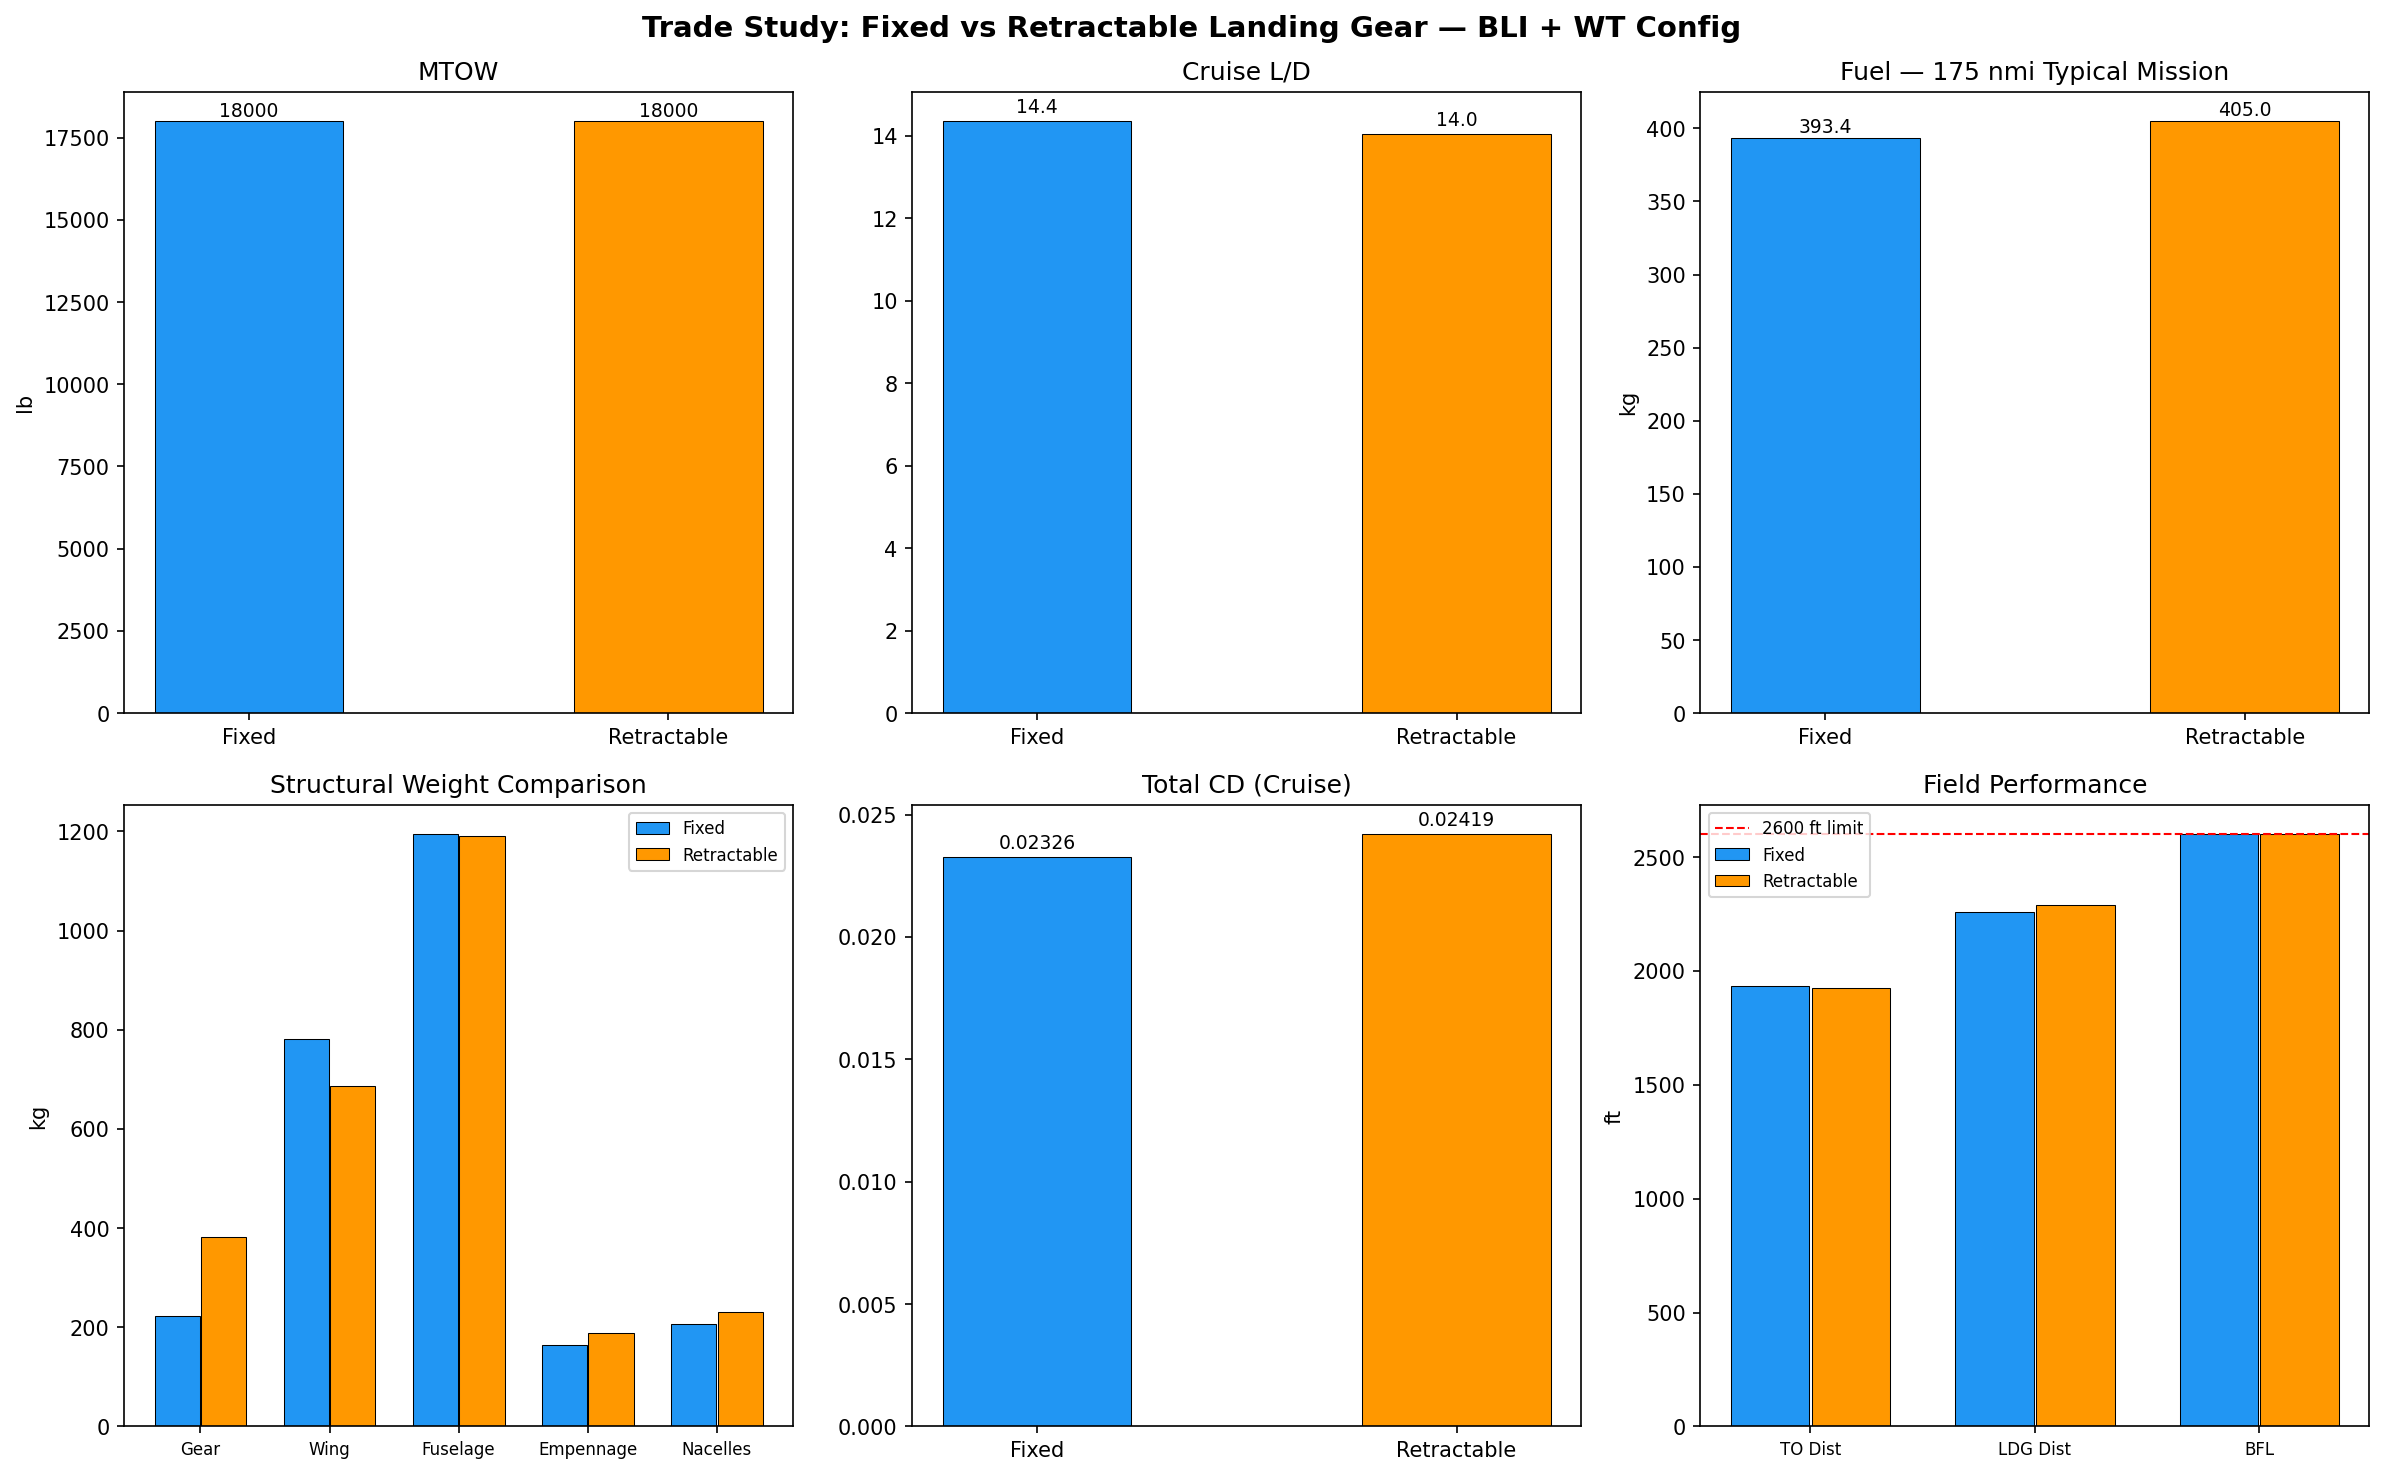

The script that saved this image:
"""
Trade Study: Fixed vs Retractable Landing Gear — BLI + WT Config (BLI_Big)
==========================================================================

Compares two landing gear configurations on the BLI_Big aircraft:

  1. **Fixed gear** (baseline):
     - Gear weight = 70% of Raymer retractable (no retraction mechanism)
     - CDA_misc = 0.20 m² (includes fixed gear fairings drag)

  2. **Retractable gear**:
     - Gear weight = 120% of Raymer retractable (retraction mechanism, actuators, doors)
     - CDA_misc = 0.15 m² (gear retracts flush in cruise, removing ~0.05 m²)

Both configurations are optimised for minimum typical-mission fuel burn
(175 nmi) while satisfying all BLI_Big constraints (field length, OEI,
stability, etc.).

Usage:
    python tradestudy_landing_gear.py
"""

import aerosandbox as asb
import aerosandbox.numpy as np
from aerosandbox.tools import units as u

# MBSE requirements
from requirements import load_requirements, get_limit, validate_solution

# Propulsion models
from aerosandbox.library.power_turboshaft import (
    power_turboshaft,
    thermal_efficiency_turboshaft,
)
from aerosandbox.library.propulsion_electric import (
    mass_battery_pack,
    mass_motor_electric,
    mass_ESC,
)
from aerosandbox.library.propulsion_propeller import (
    propeller_shaft_power_from_thrust,
    mass_gearbox,
)

# Field length
from aerosandbox.library.field_lengths import field_length_analysis_torenbeek

# Weight estimation
from aerosandbox.library.weights import raymer_cargo_transport_weights as raymer_wt
from aerosandbox.library.weights import torenbeek_weights as torenbeek_wt
from aerosandbox.library.weights.raymer_miscellaneous import (
    mass_passenger,
    mass_seat,
    mass_lavatories,
)


##### Section: PEGASUS Wing Weight Model #####

def wing_weight_pegasus(
        wing_area=578.,
        wing_ar=11.08,
        wing_taper=0.547,
        wing_af_thickness=0.14,
        mtow=44000.,
        battery_weight_ratio=0.35,
        engine_inboard_weight=900.,
        engine_inboard_eta=0.392,
        engine_outboard_weight=1800.,
        engine_outboard_eta=0.99,
):
    estimate = (-763.654116272738) + 66.6533463708713 * wing_ar + 436.788492704573 * wing_taper +1.21715502571785 * wing_area + -2950.25309234943 * wing_af_thickness + 0.0163144157953134 * mtow + -35.3096443123149 * battery_weight_ratio + -0.0230719745324687 * engine_inboard_weight + -152.537262155881 * engine_inboard_eta + -0.078580212183211 * engine_outboard_weight + -217.296864650889 * engine_outboard_eta + (wing_ar - 11.089463482063) * ((wing_ar -11.089463482063) * 3.32515028103463) + (wing_ar - 11.089463482063) * ((wing_taper -0.549316967122807) * 80.0810304968525) + (wing_ar - 11.089463482063) * ((wing_area -578.352162689163) * 0.0679869849011377) + (wing_ar - 11.089463482063) * (( wing_af_thickness - 0.140046114226006) * -632.721055431577) + (wing_ar - 11.089463482063) * ((mtow - 45067.1269825181) * 0.00235424149828414) + (wing_ar - 11.089463482063) * ((battery_weight_ratio - 0.304891299969045) * -14.6950965049355) + (wing_ar -11.089463482063) * ((engine_inboard_weight - 901.045007855934) * -0.0045676649394544) + ( wing_ar - 11.089463482063) * ((engine_inboard_eta - 0.375467167887513) * -31.7948952878013) + (wing_ar - 11.089463482063) * ((engine_outboard_weight - 1798.4504628483) * -0.0130605611336943) + (wing_ar - 11.089463482063) * ((engine_outboard_eta -0.844749104111456) * -49.7660905560111) + (wing_taper - 0.549316967122807) * ((wing_taper - 0.549316967122807) * 208.043958071801) + (wing_taper - 0.549316967122807) * ((wing_area - 578.352162689163) * 0.399566153569777) + (wing_taper - 0.549316967122807) * (( wing_af_thickness - 0.140046114226006) * -4681.22845517446) + (wing_taper - 0.549316967122807) * ((mtow - 45067.1269825181) * 0.0148168755374293) + (wing_taper - 0.549316967122807) * ((battery_weight_ratio - 0.304891299969045) * -19.1906778245744) + (wing_taper -0.549316967122807) * ((engine_inboard_weight - 901.045007855934) * 0.0170718428289706) + ( wing_taper - 0.549316967122807) * ((engine_inboard_eta - 0.375467167887513) * -135.424552441368 ) + (wing_taper - 0.549316967122807) * ((engine_outboard_weight - 1798.4504628483) * -0.057278134745046) + (wing_taper - 0.549316967122807) * ((engine_outboard_eta -0.844749104111456) * -174.466282246233) + (wing_area - 578.352162689163) * ((wing_area - 578.352162689163) * -0.000188690713945717) + (wing_area - 578.352162689163) * (( wing_af_thickness - 0.140046114226006) * -2.30265260237845) + (wing_area - 578.352162689163) * ((mtow - 45067.1269825181) * 0.0000151058790758956) + (wing_area - 578.352162689163 ) * ((battery_weight_ratio - 0.304891299969045) * 0.410596598562827) + (wing_area -578.352162689163) * ((engine_inboard_weight - 901.045007855934) * -0.0000233386805120355) + ( wing_area - 578.352162689163) * ((engine_inboard_eta - 0.375467167887513) * -0.0881905271304493) + (wing_area - 578.352162689163) * ((engine_outboard_weight - 1798.4504628483 ) * -0.0000546839233665841) + (wing_area - 578.352162689163) * ((engine_outboard_eta -0.844749104111456) * -0.305520724576287) + (wing_af_thickness - 0.140046114226006) * (( wing_af_thickness - 0.140046114226006) * 36135.7252036525) + (wing_af_thickness -0.140046114226006) * ((mtow - 45067.1269825181) * -0.129022665411152) + ( wing_af_thickness - 0.140046114226006) * ((battery_weight_ratio - 0.304891299969045) * -156.216624212617) + (wing_af_thickness - 0.140046114226006) * ((engine_inboard_weight -901.045007855934) * 0.455452785051827) + (wing_af_thickness - 0.140046114226006) * (( engine_inboard_eta - 0.375467167887513) * 1651.39734196954) + (wing_af_thickness -0.140046114226006) * ((engine_outboard_weight - 1798.4504628483) * 0.437340687962727) + ( wing_af_thickness - 0.140046114226006) * ((engine_outboard_eta - 0.844749104111456) * 1793.27103669289) + (mtow - 45067.1269825181) * ((mtow - 45067.1269825181) * 0.000000075413179298) + (mtow - 45067.1269825181) * ((battery_weight_ratio -0.304891299969045) * -0.000406171183132496) + (mtow - 45067.1269825181) * (( engine_inboard_weight - 901.045007855934) * -0.0000003900624341104) + (mtow - 45067.1269825181) * ((engine_inboard_eta - 0.375467167887513) * -0.00296434684811031) + (mtow -45067.1269825181) * ((engine_outboard_weight - 1798.4504628483) * -0.0000010065281736412) + ( mtow - 45067.1269825181) * ((engine_outboard_eta - 0.844749104111456) * -0.00230199459363745) + (battery_weight_ratio - 0.304891299969045) * ((battery_weight_ratio -0.304891299969045) * 136.188540688368) + (battery_weight_ratio - 0.304891299969045) * (( engine_inboard_weight - 901.045007855934) * 0.123471075162514) + (battery_weight_ratio -0.304891299969045) * ((engine_inboard_eta - 0.375467167887513) * 90.7460647792041) + ( battery_weight_ratio - 0.304891299969045) * ((engine_outboard_weight - 1798.4504628483) * 0.0198872946728822) + (battery_weight_ratio - 0.304891299969045) * ((engine_outboard_eta -0.844749104111456) * 55.0181153025222) + (engine_inboard_weight - 901.045007855934) * (( engine_inboard_weight - 901.045007855934) * 0.0000236389247774922) + (engine_inboard_weight -901.045007855934) * ((engine_inboard_eta - 0.375467167887513) * -0.09370310791469) + ( engine_inboard_weight - 901.045007855934) * ((engine_outboard_weight - 1798.4504628483) * 0.0000166647330951795) + (engine_inboard_weight - 901.045007855934) * ((engine_outboard_eta -0.844749104111456) * 0.0410735845461825) + (engine_inboard_eta - 0.375467167887513) * (( engine_inboard_eta - 0.375467167887513) * -236.984105322582) + (engine_inboard_eta -0.375467167887513) * ((engine_outboard_weight - 1798.4504628483) * 0.0401404174385669) + ( engine_inboard_eta - 0.375467167887513) * ((engine_outboard_eta - 0.844749104111456) * -141.822798401132) + (engine_outboard_weight - 1798.4504628483) * ((engine_outboard_weight -1798.4504628483) * 0.0000168826355194513) + (engine_outboard_weight - 1798.4504628483) * (( engine_outboard_eta - 0.844749104111456) * -0.0816642024504058) + (engine_outboard_eta -0.844749104111456) * ((engine_outboard_eta - 0.844749104111456) * 487.31877454063)
    return estimate


# ======================================================================
#  Optimisation wrapper — parameterised by landing gear configuration
# ======================================================================

def run_bli_big(gear_type="fixed"):
    """
    Run the full BLI_Big optimisation.

    Parameters
    ----------
    gear_type : str
        "fixed"       — lighter gear (0.7×), higher CDA_misc (0.20 m²)
        "retractable" — heavier gear (1.0×), lower CDA_misc  (0.10 m²)

    Returns
    -------
    dict with all key results for comparison.
    """
    assert gear_type in ("fixed", "retractable")

    reqs = load_requirements()

    # --- Landing gear parameters ---
    if gear_type == "fixed":
        gear_weight_factor = 0.70        # No retraction mechanism
        CDA_misc = 0.20                  # Fixed gear fairings + protuberances
    else:
        gear_weight_factor = 1.20        # Retraction mechanism, actuators, doors add 20%
        CDA_misc = 0.10                  # Gear retracts flush, removing ~0.10 m²

    ##### Section: Mission Constants #####

    n_pax = 19
    n_crew = 2
    payload_mass = 6000 * u.lbm
    cruise_speed = 200 * u.knot
    field_length_req = 2600 * u.foot
    n_engines = 2
    design_range_max = 350 * u.naut_mile
    design_range_typical = 175 * u.naut_mile
    ultimate_load_factor = 1.5 * 3.0
    CL_max = 2.4
    g = 9.81

    wingtip_propeller_efficiency_bonus = 1.15
    generator_efficiency = 0.93

    fuel_density = 820
    fuel_specific_energy = 43.02e6

    battery_cell_specific_energy = 350
    battery_pack_cell_fraction = 0.70
    battery_max_dod = 0.80

    bli_drag_reduction_factor = 0.10
    bli_propeller_CoP = 0.80

    fuse_length = 16
    fuse_cabin_width = 1.9
    fuse_cabin_height = 1.85
    nose_length = 2.5
    cabin_length = 7.1
    tail_length = fuse_length - nose_length - cabin_length

    tail_arm = 7.0

    ##### Section: Optimization Setup #####

    opti = asb.Opti()

    ##### Section: Design Variables #####

    cruise_altitude = opti.variable(
        init_guess=7000 * u.foot, lower_bound=3000 * u.foot, upper_bound=10000 * u.foot
    )
    design_mass_TOGW = opti.variable(
        init_guess=7700, log_transform=True, lower_bound=4000, upper_bound=18000
    )
    wing_span = opti.variable(
        init_guess=17.7, lower_bound=10, upper_bound=25
    )
    wing_root_chord = opti.variable(
        init_guess=2.6, lower_bound=1.5, upper_bound=4.0
    )
    cruise_alpha = opti.variable(
        init_guess=3.0, lower_bound=-2, upper_bound=10
    )
    mass_turboshaft_per_engine = opti.variable(
        init_guess=130, log_transform=True, lower_bound=50, upper_bound=400
    )
    propeller_diameter = opti.variable(
        init_guess=2.8, lower_bound=1.0, upper_bound=3.0
    )
    hybridization_factor = opti.variable(
        init_guess=0.25, lower_bound=0.20, upper_bound=0.70
    )
    battery_capacity_Wh = opti.variable(
        init_guess=50000, log_transform=True, lower_bound=5000, upper_bound=500000
    )
    fuel_mass = opti.variable(
        init_guess=800, log_transform=True, lower_bound=50, upper_bound=3000
    )
    thrust_at_liftoff = opti.variable(
        init_guess=7700 * g * 0.30, log_transform=True, lower_bound=5000
    )
    bli_motor_power = opti.variable(
        init_guess=150000, log_transform=True, lower_bound=20000, upper_bound=500000
    )
    bli_propeller_diameter = opti.variable(
        init_guess=1.2, lower_bound=0.6, upper_bound=1.8
    )
    bli_thrust_at_liftoff = opti.variable(
        init_guess=2000, lower_bound=100, log_transform=True
    )
    x_cg_battery = opti.variable(
        init_guess=nose_length + 0.25 * cabin_length,
        lower_bound=nose_length + 0.5,
        upper_bound=nose_length + cabin_length - 0.5,
    )
    thrust_wingtip_oei_reduced = opti.variable(
        init_guess=5000, lower_bound=100, log_transform=True
    )
    vstab_span_val = opti.variable(
        init_guess=2.5, lower_bound=1.5, upper_bound=6.0
    )
    vstab_root_chord_val = opti.variable(
        init_guess=2.2, lower_bound=1.2, upper_bound=5
    )
    vstab_taper_ratio = 0.5
    vstab_tip_chord_val = vstab_root_chord_val * vstab_taper_ratio
    vstab_area = (vstab_root_chord_val + vstab_tip_chord_val) / 2 * vstab_span_val

    hstab_area = opti.variable(
        init_guess=8.0, lower_bound=3.0, upper_bound=15.0
    )
    hstab_aspect_ratio = opti.variable(
        init_guess=4.0, lower_bound=3.0, upper_bound=6.0
    )
    hstab_taper_ratio = 0.5

    hstab_span_val = (hstab_area * hstab_aspect_ratio) ** 0.5
    hstab_root_chord_val = 2 * hstab_area / (hstab_span_val * (1 + hstab_taper_ratio))
    hstab_tip_chord_val = hstab_root_chord_val * hstab_taper_ratio

    wing_taper_ratio = 0.45
    wing_tip_chord = wing_root_chord * wing_taper_ratio
    wing_mean_chord = (wing_root_chord + wing_tip_chord) / 2

    ##### Section: Aircraft Geometry #####

    fuse = asb.Fuselage(
        name="Fuselage",
        xsecs=[
            asb.FuselageXSec(xyz_c=[0, 0, 0], width=0, height=0),
            asb.FuselageXSec(
                xyz_c=[nose_length * 0.5, 0, -0.05],
                width=fuse_cabin_width * 0.7, height=fuse_cabin_height * 0.7, shape=2.5,
            ),
            asb.FuselageXSec(
                xyz_c=[nose_length, 0, 0],
                width=fuse_cabin_width, height=fuse_cabin_height, shape=2.5,
            ),
            asb.FuselageXSec(
                xyz_c=[nose_length + cabin_length, 0, 0],
                width=fuse_cabin_width, height=fuse_cabin_height, shape=2.5,
            ),
            asb.FuselageXSec(
                xyz_c=[nose_length + cabin_length + tail_length * 0.6, 0, 0.25],
                width=fuse_cabin_width * 0.5, height=fuse_cabin_height * 0.5, shape=2.0,
            ),
            asb.FuselageXSec(xyz_c=[fuse_length, 0, 0.5], width=0.40, height=0.40),
        ],
    )

    wing_x_le = 0.40 * fuse_length - 0.25 * wing_root_chord
    wing_z_le = 0.5 * fuse_cabin_height

    flap = asb.ControlSurface(name="Flap", symmetric=True, deflection=0, hinge_point=0.75)
    aileron = asb.ControlSurface(name="Aileron", symmetric=False, deflection=0, hinge_point=0.75)

    wing = asb.Wing(
        name="Main Wing",
        symmetric=True,
        xsecs=[
            asb.WingXSec(
                xyz_le=[0, 0, 0], chord=wing_root_chord, twist=2,
                airfoil=asb.Airfoil("naca23018"), control_surfaces=[flap],
            ),
            asb.WingXSec(
                xyz_le=[
                    0.6 * wing_span / 2 * np.tand(3),
                    0.6 * wing_span / 2,
                    0.6 * wing_span / 2 * np.tand(2),
                ],
                chord=wing_root_chord * 0.70, twist=0,
                airfoil=asb.Airfoil("naca23015"), control_surfaces=[aileron],
            ),
            asb.WingXSec(
                xyz_le=[
                    wing_span / 2 * np.tand(3),
                    wing_span / 2,
                    wing_span / 2 * np.tand(2),
                ],
                chord=wing_tip_chord, twist=-1,
                airfoil=asb.Airfoil("naca23015"),
            ),
        ],
    ).translate([wing_x_le, 0, wing_z_le])

    elevator = asb.ControlSurface(name="Elevator", symmetric=True, deflection=0, hinge_point=0.70)
    hstab_x_le = wing_x_le + 0.25 * wing_root_chord + tail_arm - 0.25 * hstab_root_chord_val

    rudder = asb.ControlSurface(name="Rudder", symmetric=True, deflection=0, hinge_point=0.70)
    vstab_z_le = 0.3
    hstab_z_le = vstab_z_le + vstab_span_val
    vstab_x_le = hstab_x_le - vstab_span_val * np.tand(30)

    vstab = asb.Wing(
        name="Vertical Stabilizer",
        symmetric=False,
        xsecs=[
            asb.WingXSec(
                xyz_le=[0, 0, 0], chord=vstab_root_chord_val,
                airfoil=asb.Airfoil("naca0012"), control_surfaces=[rudder],
            ),
            asb.WingXSec(
                xyz_le=[vstab_span_val * np.tand(30), 0, vstab_span_val],
                chord=vstab_tip_chord_val, airfoil=asb.Airfoil("naca0010"),
            ),
        ],
    ).translate([vstab_x_le, 0, vstab_z_le])

    hstab = asb.Wing(
        name="Horizontal Stabilizer",
        symmetric=True,
        xsecs=[
            asb.WingXSec(
                xyz_le=[0, 0, 0], chord=hstab_root_chord_val,
                airfoil=asb.Airfoil("naca0012"), control_surfaces=[elevator],
            ),
            asb.WingXSec(
                xyz_le=[hstab_span_val / 2 * np.tand(10), hstab_span_val / 2, 0],
                chord=hstab_tip_chord_val, airfoil=asb.Airfoil("naca0010"),
            ),
        ],
    ).translate([hstab_x_le, 0, hstab_z_le])

    bli_propulsor = asb.Propulsor(
        name="BLI Pusher",
        xyz_c=[fuse_length + 0.3, 0, 0.5],
        xyz_normal=[1, 0, 0],
        radius=bli_propeller_diameter / 2,
        length=0.3,
    )

    airplane = asb.Airplane(
        name="HE-19 Hybrid Electric Turboprop + BLI",
        xyz_ref=[wing_x_le + 0.25 * wing_root_chord, 0, 0],
        wings=[wing, hstab, vstab],
        fuselages=[fuse],
        propulsors=[bli_propulsor],
    )

    ##### Section: Aerodynamic Analysis (Cruise) #####

    cruise_atmo = asb.Atmosphere(altitude=cruise_altitude)
    cruise_op_point = asb.OperatingPoint(
        atmosphere=cruise_atmo,
        velocity=cruise_speed,
        alpha=cruise_alpha,
    )

    aero = asb.AeroBuildup(
        airplane=airplane,
        op_point=cruise_op_point,
    ).run()

    wing_area = wing.area()

    drag_correction_factor = 1.10

    CD_misc = CDA_misc / wing_area
    CL_cruise = aero["CL"]
    CD_cruise = aero["CD"] * drag_correction_factor + CD_misc
    L_over_D_cruise = CL_cruise / CD_cruise

    q_cruise = 0.5 * cruise_atmo.density() * cruise_speed ** 2
    drag_cruise = CD_cruise * q_cruise * wing_area

    drag_effective_cruise = drag_cruise * (1 - bli_drag_reduction_factor)
    drag_bli_wake_fill = drag_cruise * bli_drag_reduction_factor

    ##### Section: Weight Breakdown #####

    wing_to_hstab_distance = tail_arm
    m_hstab = raymer_wt.mass_hstab(
        hstab=hstab,
        design_mass_TOGW=design_mass_TOGW,
        ultimate_load_factor=ultimate_load_factor,
        wing_to_hstab_distance=wing_to_hstab_distance,
        fuselage_width_at_hstab_intersection=fuse_cabin_width,
    )

    wing_to_vstab_distance = tail_arm * 0.95
    m_vstab = raymer_wt.mass_vstab(
        vstab=vstab,
        design_mass_TOGW=design_mass_TOGW,
        ultimate_load_factor=ultimate_load_factor,
        wing_to_vstab_distance=wing_to_vstab_distance,
    )

    m_fuselage = raymer_wt.mass_fuselage(
        fuselage=fuse,
        design_mass_TOGW=design_mass_TOGW,
        ultimate_load_factor=ultimate_load_factor,
        L_over_D=L_over_D_cruise,
        main_wing=wing,
        n_cargo_doors=1,
        landing_gear_mounted_on_fuselage=False,
    )

    # Landing gear — key trade variable
    atmo_sl = asb.Atmosphere(altitude=0)
    V_stall_sl = np.sqrt(
        2 * design_mass_TOGW * g / (atmo_sl.density() * wing_area * CL_max)
    )

    m_mlg = raymer_wt.mass_main_landing_gear(
        main_gear_length=0.8,
        landing_speed=V_stall_sl * 1.3,
        design_mass_TOGW=design_mass_TOGW,
        n_wheels=4,
        n_shock_struts=2,
    ) * gear_weight_factor

    m_nlg = raymer_wt.mass_nose_landing_gear(
        nose_gear_length=0.6,
        design_mass_TOGW=design_mass_TOGW,
        n_wheels=2,
    ) * gear_weight_factor

    nacelle_length = 1.8
    nacelle_width = 0.7
    nacelle_height = 0.7

    m_nacelles = raymer_wt.mass_nacelles(
        nacelle_length=nacelle_length,
        nacelle_width=nacelle_width,
        nacelle_height=nacelle_height,
        ultimate_load_factor=ultimate_load_factor,
        mass_per_engine=mass_turboshaft_per_engine,
        n_engines=n_engines,
        engines_have_propellers=True,
    )

    m_instruments = raymer_wt.mass_instruments(
        fuselage=fuse,
        main_wing=wing,
        n_engines=n_engines,
        n_crew=n_crew,
        engine_is_turboprop=True,
    )

    m_electrical = raymer_wt.mass_electrical(
        system_electrical_power_rating=50000,
        electrical_routing_distance=fuse_length * 0.6,
        n_engines=n_engines,
    )

    m_furnishings = raymer_wt.mass_furnishings(
        n_crew=n_crew,
        mass_cargo=payload_mass,
        fuselage=fuse,
    )

    cabin_volume = (
        np.pi * (fuse_cabin_width / 2) * (fuse_cabin_height / 2) * cabin_length
    )

    m_ac = raymer_wt.mass_air_conditioning(
        n_crew=n_crew,
        n_pax=n_pax,
        volume_pressurized=cabin_volume,
        mass_uninstalled_avionics=200 * u.lbm,
    )

    m_anti_ice = raymer_wt.mass_anti_ice(design_mass_TOGW=design_mass_TOGW)

    fuel_volume = fuel_mass / fuel_density
    m_fuel_system = raymer_wt.mass_fuel_system(
        fuel_volume=fuel_volume,
        n_tanks=2,
        fraction_in_integral_tanks=1.0,
    )

    # Propulsion
    power_per_turboshaft = power_turboshaft(mass_turboshaft_per_engine) * .8
    m_turboshaft_total = mass_turboshaft_per_engine * n_engines

    electric_power_per_engine = (
        hybridization_factor / (1 - hybridization_factor) * power_per_turboshaft
    )

    motor_power_density = 5000  # W/kg (5 kW/kg, aircraft-class certified electric motor)
    m_motor_per_engine = electric_power_per_engine / motor_power_density
    m_motor_total = m_motor_per_engine * n_engines

    m_esc_per_engine = mass_ESC(electric_power_per_engine)
    m_esc_total = m_esc_per_engine * n_engines

    m_battery = mass_battery_pack(
        battery_capacity_Wh,
        battery_cell_specific_energy_Wh_kg=battery_cell_specific_energy,
        battery_pack_cell_fraction=battery_pack_cell_fraction,
    )

    total_power_per_propeller = power_per_turboshaft + electric_power_per_engine
    m_propeller_each = torenbeek_wt.mass_propeller(
        propeller_diameter=propeller_diameter,
        propeller_power=total_power_per_propeller,
        n_blades=4,
    ) * 0.35
    m_propellers_total = m_propeller_each * n_engines

    turboshaft_output_rpm = 33000
    propeller_rpm = 1700
    m_gearbox_each = mass_gearbox(
        power=total_power_per_propeller,
        rpm_in=turboshaft_output_rpm,
        rpm_out=propeller_rpm,
    )
    m_gearbox_total = m_gearbox_each * n_engines

    m_bli_motor = bli_motor_power / motor_power_density  # 5 kW/kg
    m_bli_esc = mass_ESC(bli_motor_power)
    m_bli_propeller = torenbeek_wt.mass_propeller(
        propeller_diameter=bli_propeller_diameter,
        propeller_power=bli_motor_power,
        n_blades=5,
    ) * 0.35
    m_bli_nacelle = 0.10 * m_bli_motor + 15

    wing_aspect_ratio = wing_span ** 2 / wing_area

    V_NE = cruise_speed * 1.40
    V_flap = V_stall_sl * 1.8

    suspended_mass_approx = design_mass_TOGW * 0.92

    m_wing_basic = torenbeek_wt.mass_wing_basic_structure(
        wing=wing,
        design_mass_TOGW=design_mass_TOGW,
        ultimate_load_factor=ultimate_load_factor,
        suspended_mass=suspended_mass_approx,
        never_exceed_airspeed=V_NE,
        main_gear_mounted_to_wing=False,
        k_e=0.90,
    )
    m_wing_hld = torenbeek_wt.mass_wing_high_lift_devices(
        wing=wing,
        max_airspeed_for_flaps=V_flap,
        flap_deflection_angle=30,
    )
    m_wing_spoilers = torenbeek_wt.mass_wing_spoilers_and_speedbrakes(
        wing=wing,
        mass_basic_wing=m_wing_basic,
    )
    m_wing = m_wing_basic + 1.2 * (m_wing_hld + m_wing_spoilers)

    m_pax = n_pax * mass_passenger
    m_seats = n_pax * mass_seat("passenger") + n_crew * mass_seat("flight_deck")
    m_lavs = mass_lavatories(n_pax, aircraft_type="short-haul")
    m_flight_controls = 0.02 * design_mass_TOGW

    ##### Section: Total Weight #####

    mass_empty = (
        m_wing + m_hstab + m_vstab + m_fuselage
        + m_mlg + m_nlg + m_nacelles
        + m_turboshaft_total + m_motor_total + m_esc_total
        + m_propellers_total + m_gearbox_total
        + m_fuel_system
        + m_bli_motor + m_bli_esc + m_bli_propeller + m_bli_nacelle
        + m_instruments + m_electrical + m_furnishings
        + m_ac + m_anti_ice + m_flight_controls
        + m_seats + m_lavs
    )

    mass_total = mass_empty + payload_mass + fuel_mass + m_battery

    ##### Section: CG, Neutral Point & Static Margin #####

    wing_MAC = (2 / 3) * wing_root_chord * (
        1 + wing_taper_ratio + wing_taper_ratio ** 2
    ) / (1 + wing_taper_ratio)

    wing_sweep_LE = 3
    y_MAC = (wing_span / 6) * (1 + 2 * wing_taper_ratio) / (1 + wing_taper_ratio)
    x_MAC_le = wing_x_le + y_MAC * np.tand(wing_sweep_LE)

    x_ac_wing = x_MAC_le + 0.25 * wing_MAC

    x_cg_wing = x_MAC_le + 0.40 * wing_MAC
    x_cg_hstab = hstab_x_le + 0.42 * (hstab_root_chord_val + hstab_tip_chord_val) / 2
    x_cg_vstab = vstab_x_le + 0.42 * (vstab_root_chord_val + vstab_tip_chord_val) / 2
    x_cg_fuselage = 0.45 * fuse_length
    x_cg_mlg = wing_x_le + 0.55 * wing_mean_chord
    x_cg_nlg = 0.80 * nose_length

    x_wingtip_le = wing_x_le + (wing_span / 2) * np.tand(wing_sweep_LE)
    x_cg_nacelles = x_wingtip_le + 0.30 * wing_tip_chord
    x_cg_turboshaft = x_cg_nacelles
    x_cg_motors_wingtip = x_cg_nacelles
    x_cg_esc_wingtip = x_cg_nacelles - 0.2
    x_cg_propellers = x_cg_nacelles - 0.4
    x_cg_gearbox = x_cg_nacelles

    x_cg_bli_motor = fuse_length - 0.2
    x_cg_bli_esc = fuse_length - 0.5
    x_cg_bli_prop = fuse_length + 0.3
    x_cg_bli_nacelle = fuse_length + 0.1

    x_cg_fuel = x_MAC_le + 0.35 * wing_MAC
    x_cg_fuel_system = x_cg_fuel
    x_cg_payload = nose_length + 0.50 * cabin_length
    x_cg_instruments = 0.15 * fuse_length
    x_cg_electrical = 0.40 * fuse_length
    x_cg_furnishings = nose_length + 0.50 * cabin_length
    x_cg_aircon = nose_length + 0.25 * cabin_length
    x_cg_anti_ice = wing_x_le
    x_cg_flight_controls = 0.40 * fuse_length
    x_cg_seats = nose_length + 0.50 * cabin_length
    x_cg_lavs = nose_length + cabin_length - 0.5

    moment_TOGW = (
        m_wing * x_cg_wing
        + m_hstab * x_cg_hstab
        + m_vstab * x_cg_vstab
        + m_fuselage * x_cg_fuselage
        + m_mlg * x_cg_mlg
        + m_nlg * x_cg_nlg
        + m_nacelles * x_cg_nacelles
        + m_turboshaft_total * x_cg_turboshaft
        + m_motor_total * x_cg_motors_wingtip
        + m_esc_total * x_cg_esc_wingtip
        + m_propellers_total * x_cg_propellers
        + m_gearbox_total * x_cg_gearbox
        + m_bli_motor * x_cg_bli_motor
        + m_bli_esc * x_cg_bli_esc
        + m_bli_propeller * x_cg_bli_prop
        + m_bli_nacelle * x_cg_bli_nacelle
        + m_fuel_system * x_cg_fuel_system
        + m_instruments * x_cg_instruments
        + m_electrical * x_cg_electrical
        + m_furnishings * x_cg_furnishings
        + m_ac * x_cg_aircon
        + m_anti_ice * x_cg_anti_ice
        + m_flight_controls * x_cg_flight_controls
        + m_seats * x_cg_seats
        + m_lavs * x_cg_lavs
        + fuel_mass * x_cg_fuel
        + m_battery * x_cg_battery
        + payload_mass * x_cg_payload
    )
    x_cg_TOGW = moment_TOGW / mass_total

    mass_zfw = mass_total - fuel_mass
    x_cg_aft = (moment_TOGW - fuel_mass * x_cg_fuel) / mass_zfw

    a_w = 2 * np.pi * wing_aspect_ratio / (2 + np.sqrt(4 + wing_aspect_ratio ** 2))
    a_h = 2 * np.pi * hstab_aspect_ratio / (2 + np.sqrt(4 + hstab_aspect_ratio ** 2))

    depsilon_dalpha = 2 * a_w / (np.pi * wing_aspect_ratio) * 0.85

    eta_h = 0.90

    x_ac_hstab = hstab_x_le + 0.25 * (hstab_root_chord_val + hstab_tip_chord_val) / 2

    tail_lift_effectiveness = a_h * eta_h * (1 - depsilon_dalpha) * hstab_area
    wing_lift_effectiveness = a_w * wing_area
    x_np_wing_tail = (
        wing_lift_effectiveness * x_ac_wing
        + tail_lift_effectiveness * x_ac_hstab
    ) / (wing_lift_effectiveness + tail_lift_effectiveness)

    K_f = 0.92
    fuselage_width_eff = fuse_cabin_width * 0.85
    delta_x_np_fuse = K_f * fuselage_width_eff ** 2 * fuse_length / wing_lift_effectiveness
    x_np = x_np_wing_tail - delta_x_np_fuse

    static_margin = (x_np - x_cg_aft) / wing_MAC
    static_margin_TOGW = (x_np - x_cg_TOGW) / wing_MAC

    ##### Section: Propulsion and Performance #####

    wingtip_propulsive_area = n_engines * np.pi / 4 * propeller_diameter ** 2
    bli_propulsive_area = np.pi / 4 * bli_propeller_diameter ** 2

    shaft_power_cruise_wingtip = propeller_shaft_power_from_thrust(
        thrust_force=drag_effective_cruise,
        area_propulsive=wingtip_propulsive_area,
        airspeed=cruise_speed,
        rho=cruise_atmo.density(),
        propeller_coefficient_of_performance=0.85 * wingtip_propeller_efficiency_bonus,
    )

    shaft_power_cruise_bli = propeller_shaft_power_from_thrust(
        thrust_force=drag_bli_wake_fill,
        area_propulsive=bli_propulsive_area,
        airspeed=cruise_speed,
        rho=cruise_atmo.density(),
        propeller_coefficient_of_performance=bli_propeller_CoP,
    )

    opti.subject_to(bli_motor_power >= shaft_power_cruise_bli * get_limit(reqs, "REQ-001"))

    bli_electric_demand_from_turboshaft = shaft_power_cruise_bli / generator_efficiency

    shaft_power_cruise_per_engine_total = (
        shaft_power_cruise_wingtip + bli_electric_demand_from_turboshaft
    ) / n_engines

    opti.subject_to(power_per_turboshaft >= shaft_power_cruise_per_engine_total * get_limit(reqs, "REQ-002"))

    shaft_power_cruise_total = shaft_power_cruise_wingtip + bli_electric_demand_from_turboshaft
    throttle_cruise = shaft_power_cruise_per_engine_total / power_per_turboshaft

    eta_thermal_cruise = thermal_efficiency_turboshaft(
        mass_turboshaft=mass_turboshaft_per_engine,
        throttle_setting=throttle_cruise,
    )

    fuel_burn_rate_cruise = shaft_power_cruise_total / (
        eta_thermal_cruise * fuel_specific_energy
    )

    fuel_reserve_time = 45 * 60
    fuel_reserves = fuel_burn_rate_cruise * fuel_reserve_time

    climb_time = 10 * 60
    climb_fuel_factor = 1.3
    fuel_for_climb = fuel_burn_rate_cruise * climb_fuel_factor * climb_time

    cruise_time_max = design_range_max / cruise_speed
    fuel_for_cruise_max = fuel_burn_rate_cruise * cruise_time_max

    opti.subject_to(fuel_mass >= fuel_for_cruise_max + fuel_reserves + fuel_for_climb)

    cruise_time_typical = design_range_typical / cruise_speed
    fuel_for_cruise_typical = fuel_burn_rate_cruise * cruise_time_typical
    fuel_mass_typical = fuel_for_cruise_typical + fuel_reserves + fuel_for_climb

    wingtip_thrust_at_liftoff = thrust_at_liftoff - bli_thrust_at_liftoff

    total_power_takeoff_per_engine = power_per_turboshaft + electric_power_per_engine
    shaft_power_takeoff_wingtip = total_power_takeoff_per_engine * n_engines

    V_liftoff = 1.2 * V_stall_sl

    wingtip_shaft_power_from_thrust_liftoff = propeller_shaft_power_from_thrust(
        thrust_force=wingtip_thrust_at_liftoff,
        area_propulsive=wingtip_propulsive_area,
        airspeed=V_liftoff,
        rho=atmo_sl.density(),
        propeller_coefficient_of_performance=0.80 * wingtip_propeller_efficiency_bonus,
    )

    opti.subject_to(shaft_power_takeoff_wingtip >= wingtip_shaft_power_from_thrust_liftoff)

    bli_shaft_power_from_thrust_liftoff = propeller_shaft_power_from_thrust(
        thrust_force=bli_thrust_at_liftoff,
        area_propulsive=bli_propulsive_area,
        airspeed=V_liftoff,
        rho=atmo_sl.density(),
        propeller_coefficient_of_performance=bli_propeller_CoP,
    )

    opti.subject_to(bli_motor_power >= bli_shaft_power_from_thrust_liftoff)

    electric_energy_wingtip_climb = electric_power_per_engine * n_engines * climb_time
    electric_energy_bli_climb = bli_motor_power * climb_time

    total_electric_energy_Wh = (
        electric_energy_wingtip_climb + electric_energy_bli_climb
    ) / 3600

    opti.subject_to(battery_capacity_Wh >= total_electric_energy_Wh / get_limit(reqs, "REQ-006"))

    ##### Section: Constraints #####

    opti.subject_to(wing_aspect_ratio >= get_limit(reqs, "REQ-007"))
    opti.subject_to(wing_aspect_ratio <= get_limit(reqs, "REQ-008"))

    lift_cruise = 0.5 * cruise_atmo.density() * cruise_speed ** 2 * wing_area * CL_cruise
    typical_mission_TOGW = design_mass_TOGW - (fuel_mass - fuel_mass_typical)
    mid_cruise_weight = (typical_mission_TOGW - fuel_for_cruise_typical * 0.5) * g

    opti.subject_to(lift_cruise >= mid_cruise_weight * get_limit(reqs, "REQ-010"))
    opti.subject_to(lift_cruise <= mid_cruise_weight * get_limit(reqs, "REQ-011"))

    L_over_D_climb = L_over_D_cruise * 0.65

    field_results = field_length_analysis_torenbeek(
        design_mass_TOGW=design_mass_TOGW,
        thrust_at_liftoff=thrust_at_liftoff,
        lift_over_drag_climb=L_over_D_climb,
        CL_max=CL_max,
        s_ref=wing_area,
        n_engines=n_engines,
        atmosphere=atmo_sl,
        CD_zero_lift=0.04,
        obstacle_height=50 * u.foot,
    )

    opti.subject_to(field_results["takeoff_total_distance"] <= field_length_req)
    opti.subject_to(field_results["landing_total_distance"] <= field_length_req)
    opti.subject_to(field_results["balanced_field_length"] <= field_length_req)

    thrust_per_wingtip_engine = wingtip_thrust_at_liftoff / n_engines
    opti.subject_to(thrust_wingtip_oei_reduced <= thrust_per_wingtip_engine)

    thrust_oei = thrust_wingtip_oei_reduced + bli_thrust_at_liftoff
    thrust_over_weight_oei = thrust_oei / (design_mass_TOGW * g)
    climb_gradient_oei = thrust_over_weight_oei - 1 / L_over_D_climb
    opti.subject_to(climb_gradient_oei >= get_limit(reqs, "REQ-016"))

    y_engine = wing_span / 2
    yaw_moment_oei = thrust_wingtip_oei_reduced * y_engine * 1.10

    CL_vstab_max_rudder = 0.9
    l_vt = tail_arm * 0.95

    q_vmc = yaw_moment_oei / (vstab_area * CL_vstab_max_rudder * l_vt)
    V_mc = np.sqrt(2 * q_vmc / atmo_sl.density())

    opti.subject_to(V_mc <= V_stall_sl)

    l_h = tail_arm
    V_h_coefficient = (hstab_area * l_h) / (wing_area * wing_mean_chord)
    opti.subject_to(V_h_coefficient >= get_limit(reqs, "REQ-018"))

    opti.subject_to(static_margin >= get_limit(reqs, "REQ-019"))
    opti.subject_to(static_margin_TOGW <= get_limit(reqs, "REQ-020"))

    vstab_aspect_ratio = vstab_span_val ** 2 / vstab_area
    opti.subject_to(vstab_aspect_ratio >= get_limit(reqs, "REQ-021"))
    opti.subject_to(vstab_aspect_ratio <= get_limit(reqs, "REQ-022"))

    opti.subject_to(bli_propeller_diameter <= fuse_cabin_height * get_limit(reqs, "REQ-009"))

    opti.subject_to(bli_thrust_at_liftoff <= thrust_at_liftoff * get_limit(reqs, "REQ-023"))

    opti.subject_to(mass_total <= design_mass_TOGW)

    opti.subject_to(design_mass_TOGW <= get_limit(reqs, "REQ-025") * u.lbm)

    ##### Section: Objective #####

    opti.minimize(fuel_mass_typical)

    ##### Section: Solve #####

    sol = opti.solve(max_iter=1500)

    ##### Section: Extract Results #####

    TOGW = sol(design_mass_TOGW)
    m_empty_sol = sol(mass_empty)
    m_fuel_sol = sol(fuel_mass)
    m_batt_sol = sol(m_battery)
    b = sol(wing_span)
    S_wing = sol(wing_area)
    AR = b ** 2 / S_wing

    results = {
        "gear_type":                gear_type,
        "CDA_misc":                 CDA_misc,
        "gear_weight_factor":       gear_weight_factor,

        # Top-level
        "MTOW_kg":                  TOGW,
        "MTOW_lb":                  TOGW / u.lbm,
        "empty_weight_kg":          m_empty_sol,
        "empty_weight_lb":          m_empty_sol / u.lbm,
        "fuel_weight_kg":           m_fuel_sol,
        "fuel_weight_lb":           m_fuel_sol / u.lbm,
        "battery_weight_kg":        m_batt_sol,
        "battery_weight_lb":        m_batt_sol / u.lbm,
        "payload_kg":               payload_mass,

        # Landing gear weights
        "m_mlg_kg":                 sol(m_mlg),
        "m_nlg_kg":                 sol(m_nlg),
        "m_gear_total_kg":          sol(m_mlg) + sol(m_nlg),

        # Aerodynamics
        "CL_cruise":                sol(CL_cruise),
        "CD_cruise":                sol(CD_cruise),
        "L_over_D":                 sol(L_over_D_cruise),
        "drag_cruise_N":            sol(drag_cruise),
        "drag_effective_N":         sol(drag_effective_cruise),

        # Geometry
        "wing_span_m":              b,
        "wing_area_m2":             S_wing,
        "aspect_ratio":             AR,
        "cruise_altitude_ft":       sol(cruise_altitude) / u.foot,

        # Propulsion
        "power_turboshaft_hp":      sol(power_per_turboshaft) / u.horsepower,
        "hybridization":            sol(hybridization_factor),
        "propeller_dia_m":          sol(propeller_diameter),
        "bli_motor_kW":             sol(bli_motor_power) / 1000,
        "bli_prop_dia_m":           sol(bli_propeller_diameter),

        # Performance
        "fuel_burn_rate_kg_hr":     sol(fuel_burn_rate_cruise) * 3600,
        "fuel_typical_mission_kg":  sol(fuel_mass_typical),
        "cruise_throttle":          sol(throttle_cruise),
        "V_stall_kts":              sol(V_stall_sl) / u.knot,
        "V_mc_kts":                 sol(V_mc) / u.knot,
        "wing_loading_psf":         TOGW * g / S_wing / (u.lbf / u.foot ** 2),

        # Field performance
        "TO_dist_ft":               sol(field_results["takeoff_total_distance"]) / u.foot,
        "LDG_dist_ft":              sol(field_results["landing_total_distance"]) / u.foot,
        "BFL_ft":                   sol(field_results["balanced_field_length"]) / u.foot,
        "OEI_gradient":             sol(climb_gradient_oei),

        # Stability
        "static_margin_aft_pct":    sol(static_margin) * 100,
        "static_margin_TOGW_pct":   sol(static_margin_TOGW) * 100,

        # Weight fractions
        "empty_frac":               m_empty_sol / TOGW,
        "fuel_frac":                m_fuel_sol / TOGW,
        "battery_frac":             m_batt_sol / TOGW,
        "payload_frac":             payload_mass / TOGW,
        "gear_frac":                (sol(m_mlg) + sol(m_nlg)) / TOGW,

        # For weight breakdown table
        "m_wing_kg":                sol(m_wing),
        "m_hstab_kg":               sol(m_hstab),
        "m_vstab_kg":               sol(m_vstab),
        "m_fuselage_kg":            sol(m_fuselage),
        "m_nacelles_kg":            sol(m_nacelles),
    }

    return results


# ======================================================================
#  Run both configurations
# ======================================================================

if __name__ == "__main__":
    import matplotlib.pyplot as plt

    print("=" * 72)
    print("  TRADE STUDY: Fixed vs Retractable Landing Gear (BLI_Big)")
    print("=" * 72)

    # --- Run fixed gear (baseline) ---
    print("\n>>> Solving FIXED gear configuration...")
    res_fixed = run_bli_big("fixed")
    print("    ...converged.\n")

    # --- Run retractable gear ---
    print(">>> Solving RETRACTABLE gear configuration...")
    res_retract = run_bli_big("retractable")
    print("    ...converged.\n")

    # ======================================================================
    #  Side-by-side comparison table
    # ======================================================================

    def delta(key, fmt=".1f", pct=False):
        """Return formatted (fixed, retract, delta, delta%)."""
        f = res_fixed[key]
        r = res_retract[key]
        d = r - f
        dp = d / abs(f) * 100 if f != 0 else 0
        sign = "+" if d >= 0 else ""
        if pct:
            return f"{f:{fmt}}", f"{r:{fmt}}", f"{sign}{d:{fmt}}", f"{sign}{dp:.1f}%"
        return f"{f:{fmt}}", f"{r:{fmt}}", f"{sign}{d:{fmt}}"

    print("=" * 80)
    print(f"  {'METRIC':<36} {'FIXED':>12} {'RETRACT':>12} {'DELTA':>10} {'%':>8}")
    print("=" * 80)

    rows = [
        ("--- Configuration ---",             None),
        ("  CDA_misc (m²)",                   "CDA_misc",        ".2f"),
        ("  Gear weight factor",              "gear_weight_factor", ".2f"),
        ("--- Weights ---",                    None),
        ("  MTOW (lb)",                        "MTOW_lb",         ".0f"),
        ("  Empty Weight (lb)",                "empty_weight_lb", ".0f"),
        ("  Fuel Weight (lb)",                 "fuel_weight_lb",  ".0f"),
        ("  Battery Weight (lb)",              "battery_weight_lb", ".0f"),
        ("  Main Gear (kg)",                   "m_mlg_kg",        ".1f"),
        ("  Nose Gear (kg)",                   "m_nlg_kg",        ".1f"),
        ("  Total Gear (kg)",                  "m_gear_total_kg", ".1f"),
        ("  Gear Fraction (%MTOW)",            "gear_frac",       ".3f"),
        ("--- Aerodynamics ---",               None),
        ("  CL (cruise)",                      "CL_cruise",       ".4f"),
        ("  CD (cruise)",                      "CD_cruise",       ".5f"),
        ("  L/D (cruise)",                     "L_over_D",        ".1f"),
        ("  Cruise Drag (N)",                  "drag_cruise_N",   ".0f"),
        ("  Effective Drag w/ BLI (N)",        "drag_effective_N", ".0f"),
        ("--- Geometry ---",                   None),
        ("  Wing Span (m)",                    "wing_span_m",     ".2f"),
        ("  Wing Area (m²)",                   "wing_area_m2",    ".1f"),
        ("  Aspect Ratio",                     "aspect_ratio",    ".2f"),
        ("  Cruise Altitude (ft)",             "cruise_altitude_ft", ".0f"),
        ("  Wing Loading (psf)",               "wing_loading_psf", ".1f"),
        ("--- Propulsion ---",                 None),
        ("  Turboshaft Power (hp, each)",      "power_turboshaft_hp", ".0f"),
        ("  Hybridization Factor",             "hybridization",   ".3f"),
        ("  BLI Motor Power (kW)",             "bli_motor_kW",    ".0f"),
        ("--- Performance ---",                None),
        ("  Fuel Burn Rate (kg/hr)",           "fuel_burn_rate_kg_hr", ".1f"),
        ("  Fuel (175 nmi typical, kg)",       "fuel_typical_mission_kg", ".1f"),
        ("  Cruise Throttle",                  "cruise_throttle", ".3f"),
        ("  V_stall (kts)",                    "V_stall_kts",     ".1f"),
        ("  V_mc (kts)",                       "V_mc_kts",        ".1f"),
        ("--- Field Performance ---",          None),
        ("  Takeoff Distance (ft)",            "TO_dist_ft",      ".0f"),
        ("  Landing Distance (ft)",            "LDG_dist_ft",     ".0f"),
        ("  Balanced Field Length (ft)",        "BFL_ft",          ".0f"),
        ("  OEI Climb Gradient",               "OEI_gradient",    ".4f"),
        ("--- Stability ---",                  None),
        ("  Static Margin, aft CG (% MAC)",    "static_margin_aft_pct",  ".1f"),
        ("  Static Margin, TOGW (% MAC)",      "static_margin_TOGW_pct", ".1f"),
        ("--- Weight Fractions ---",           None),
        ("  Empty Weight Fraction",            "empty_frac",      ".3f"),
        ("  Fuel Fraction",                    "fuel_frac",       ".3f"),
        ("  Battery Fraction",                 "battery_frac",    ".3f"),
        ("  Payload Fraction",                 "payload_frac",    ".3f"),
    ]

    for row in rows:
        if row[1] is None:
            print(f"\n  {row[0]}")
            continue
        label, key, fmt = row[0], row[1], row[2]
        f_val = res_fixed[key]
        r_val = res_retract[key]
        d_val = r_val - f_val
        if abs(f_val) > 1e-9:
            dp = (r_val - f_val) / abs(f_val) * 100
        else:
            dp = 0.0
        sign = "+" if d_val >= 0 else ""
        print(
            f"  {label:<36} {f_val:>12{fmt}} {r_val:>12{fmt}}"
            f" {sign}{d_val:>9{fmt}} {sign}{dp:>6.1f}%"
        )

    print("\n" + "=" * 80)

    # ======================================================================
    #  Key Findings Summary
    # ======================================================================
    print("\n  KEY FINDINGS")
    print("  " + "-" * 40)

    fuel_save_pct = (res_fixed["fuel_typical_mission_kg"] - res_retract["fuel_typical_mission_kg"]) / res_fixed["fuel_typical_mission_kg"] * 100
    ld_gain_pct = (res_retract["L_over_D"] - res_fixed["L_over_D"]) / res_fixed["L_over_D"] * 100
    wt_penalty = res_retract["m_gear_total_kg"] - res_fixed["m_gear_total_kg"]
    mtow_delta = res_retract["MTOW_lb"] - res_fixed["MTOW_lb"]

    print(f"  Retractable gear L/D improvement:  {ld_gain_pct:+.1f}%")
    print(f"  Gear weight penalty (retractable):  {wt_penalty:+.1f} kg")
    print(f"  MTOW change:                        {mtow_delta:+.0f} lb")
    print(f"  Typical mission fuel savings:       {fuel_save_pct:+.1f}%")

    if fuel_save_pct > 0:
        print("\n  -> Retractable gear REDUCES fuel burn (drag reduction outweighs weight penalty)")
    elif fuel_save_pct < 0:
        print("\n  -> Fixed gear REDUCES fuel burn (lighter weight outweighs drag penalty)")
    else:
        print("\n  -> No meaningful difference in fuel burn")

    # ======================================================================
    #  Visualisation
    # ======================================================================

    fig, axes = plt.subplots(2, 3, figsize=(16, 10))
    fig.suptitle(
        "Trade Study: Fixed vs Retractable Landing Gear — BLI + WT Config",
        fontsize=14, fontweight="bold",
    )
    configs = ["Fixed", "Retractable"]
    colors = ["#2196F3", "#FF9800"]
    x = np.array([0, 1])
    bar_w = 0.45

    # 1. MTOW
    ax = axes[0, 0]
    vals = [res_fixed["MTOW_lb"], res_retract["MTOW_lb"]]
    ax.bar(x, vals, width=bar_w, color=colors, edgecolor="black", linewidth=0.5)
    ax.set_xticks(x)
    ax.set_xticklabels(configs)
    ax.set_ylabel("lb")
    ax.set_title("MTOW")
    for i, v in enumerate(vals):
        ax.text(i, v + 20, f"{v:.0f}", ha="center", va="bottom", fontsize=9)

    # 2. L/D
    ax = axes[0, 1]
    vals = [res_fixed["L_over_D"], res_retract["L_over_D"]]
    ax.bar(x, vals, width=bar_w, color=colors, edgecolor="black", linewidth=0.5)
    ax.set_xticks(x)
    ax.set_xticklabels(configs)
    ax.set_title("Cruise L/D")
    for i, v in enumerate(vals):
        ax.text(i, v + 0.1, f"{v:.1f}", ha="center", va="bottom", fontsize=9)

    # 3. Typical mission fuel
    ax = axes[0, 2]
    vals = [res_fixed["fuel_typical_mission_kg"], res_retract["fuel_typical_mission_kg"]]
    ax.bar(x, vals, width=bar_w, color=colors, edgecolor="black", linewidth=0.5)
    ax.set_xticks(x)
    ax.set_xticklabels(configs)
    ax.set_ylabel("kg")
    ax.set_title("Fuel — 175 nmi Typical Mission")
    for i, v in enumerate(vals):
        ax.text(i, v + 1, f"{v:.1f}", ha="center", va="bottom", fontsize=9)

    # 4. Weight breakdown comparison (stacked bar)
    ax = axes[1, 0]
    categories = ["Gear", "Wing", "Fuselage", "Empennage", "Nacelles"]
    fixed_vals = [
        res_fixed["m_gear_total_kg"],
        res_fixed["m_wing_kg"],
        res_fixed["m_fuselage_kg"],
        res_fixed["m_hstab_kg"] + res_fixed["m_vstab_kg"],
        res_fixed["m_nacelles_kg"],
    ]
    retract_vals = [
        res_retract["m_gear_total_kg"],
        res_retract["m_wing_kg"],
        res_retract["m_fuselage_kg"],
        res_retract["m_hstab_kg"] + res_retract["m_vstab_kg"],
        res_retract["m_nacelles_kg"],
    ]
    x_cat = np.arange(len(categories))
    ax.bar(x_cat - 0.18, fixed_vals, 0.35, label="Fixed", color=colors[0],
           edgecolor="black", linewidth=0.5)
    ax.bar(x_cat + 0.18, retract_vals, 0.35, label="Retractable", color=colors[1],
           edgecolor="black", linewidth=0.5)
    ax.set_xticks(x_cat)
    ax.set_xticklabels(categories, fontsize=8)
    ax.set_ylabel("kg")
    ax.set_title("Structural Weight Comparison")
    ax.legend(fontsize=8)

    # 5. Drag breakdown
    ax = axes[1, 1]
    vals = [res_fixed["CD_cruise"], res_retract["CD_cruise"]]
    ax.bar(x, vals, width=bar_w, color=colors, edgecolor="black", linewidth=0.5)
    ax.set_xticks(x)
    ax.set_xticklabels(configs)
    ax.set_title("Total CD (Cruise)")
    for i, v in enumerate(vals):
        ax.text(i, v + 0.0002, f"{v:.5f}", ha="center", va="bottom", fontsize=9)

    # 6. Field performance
    ax = axes[1, 2]
    field_cats = ["TO Dist", "LDG Dist", "BFL"]
    fixed_fp = [res_fixed["TO_dist_ft"], res_fixed["LDG_dist_ft"], res_fixed["BFL_ft"]]
    retract_fp = [res_retract["TO_dist_ft"], res_retract["LDG_dist_ft"], res_retract["BFL_ft"]]
    x_fp = np.arange(len(field_cats))
    ax.bar(x_fp - 0.18, fixed_fp, 0.35, label="Fixed", color=colors[0],
           edgecolor="black", linewidth=0.5)
    ax.bar(x_fp + 0.18, retract_fp, 0.35, label="Retractable", color=colors[1],
           edgecolor="black", linewidth=0.5)
    ax.axhline(y=2600, color="red", linestyle="--", linewidth=1, label="2600 ft limit")
    ax.set_xticks(x_fp)
    ax.set_xticklabels(field_cats, fontsize=8)
    ax.set_ylabel("ft")
    ax.set_title("Field Performance")
    ax.legend(fontsize=8)

    plt.tight_layout()
    plt.savefig("tradestudy_landing_gear.png", dpi=150, bbox_inches="tight")
    print("\n  Plot saved to tradestudy_landing_gear.png")
    try:
        plt.show()
    except Exception:
        pass
